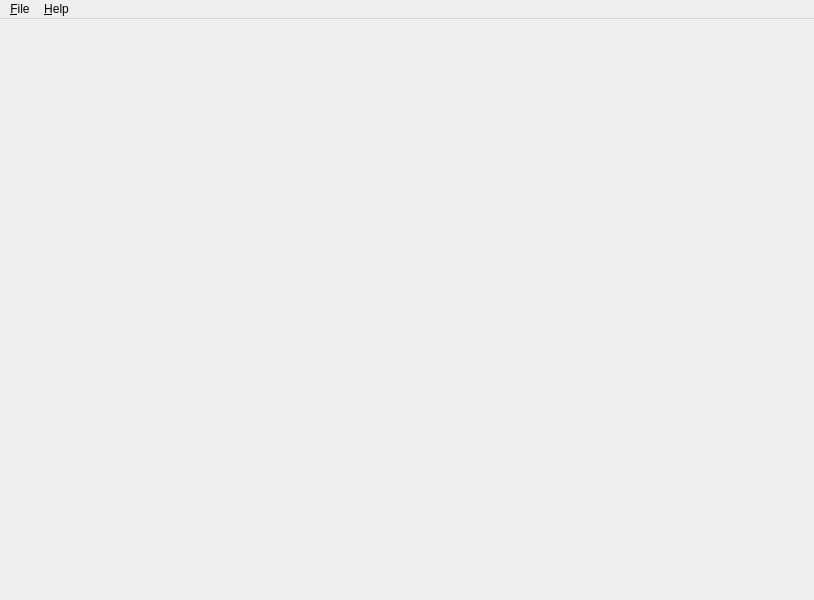
<?xml version="1.0" encoding="UTF-8"?>
<ui version="4.0">
 <class>yaeMainWindow</class>
 <widget class="QMainWindow" name="yaeMainWindow">
  <property name="geometry">
   <rect>
    <x>0</x>
    <y>0</y>
    <width>814</width>
    <height>600</height>
   </rect>
  </property>
  <property name="windowTitle">
   <string>Aeyae Remux</string>
  </property>
  <property name="windowIcon">
   <iconset resource="aeyaeremux.qrc">
    <normaloff>:/images/aeyae-remux-logo.png</normaloff>:/images/aeyae-remux-logo.png</iconset>
  </property>
  <widget class="QWidget" name="centralwidget">
   <layout class="QVBoxLayout" name="verticalLayout_2">
    <property name="spacing">
     <number>0</number>
    </property>
    <property name="margin">
     <number>0</number>
    </property>
    <item>
     <widget class="QWidget" name="canvasContainer_" native="true">
      <property name="sizePolicy">
       <sizepolicy hsizetype="Expanding" vsizetype="Expanding">
        <horstretch>0</horstretch>
        <verstretch>0</verstretch>
       </sizepolicy>
      </property>
     </widget>
    </item>
   </layout>
  </widget>
  <widget class="QMenuBar" name="menubar">
   <property name="geometry">
    <rect>
     <x>0</x>
     <y>0</y>
     <width>814</width>
     <height>22</height>
    </rect>
   </property>
   <widget class="QMenu" name="menuFile">
    <property name="title">
     <string>&amp;File</string>
    </property>
    <addaction name="actionOpen"/>
    <addaction name="actionSave"/>
    <addaction name="actionSaveAs"/>
    <addaction name="separator"/>
    <addaction name="actionImport"/>
    <addaction name="actionExport"/>
    <addaction name="separator"/>
    <addaction name="actionExit"/>
   </widget>
   <widget class="QMenu" name="menuHelp">
    <property name="title">
     <string>&amp;Help</string>
    </property>
    <addaction name="actionAbout"/>
   </widget>
   <addaction name="menuFile"/>
   <addaction name="menuHelp"/>
  </widget>
  <action name="actionOpen">
   <property name="text">
    <string>&amp;Open</string>
   </property>
   <property name="shortcut">
    <string>Ctrl+O</string>
   </property>
   <property name="shortcutContext">
    <enum>Qt::ApplicationShortcut</enum>
   </property>
  </action>
  <action name="actionSave">
   <property name="text">
    <string>&amp;Save</string>
   </property>
   <property name="shortcut">
    <string>Ctrl+S</string>
   </property>
   <property name="shortcutContext">
    <enum>Qt::ApplicationShortcut</enum>
   </property>
  </action>
  <action name="actionSaveAs">
   <property name="text">
    <string>Save &amp;As</string>
   </property>
   <property name="shortcutContext">
    <enum>Qt::ApplicationShortcut</enum>
   </property>
  </action>
  <action name="actionImport">
   <property name="text">
    <string>&amp;Import</string>
   </property>
   <property name="shortcut">
    <string>Ctrl+Shift+=</string>
   </property>
   <property name="shortcutContext">
    <enum>Qt::ApplicationShortcut</enum>
   </property>
  </action>
  <action name="actionExport">
   <property name="text">
    <string>&amp;Export</string>
   </property>
  </action>
  <action name="actionExit">
   <property name="text">
    <string>&amp;Quit</string>
   </property>
   <property name="shortcut">
    <string>Ctrl+Q</string>
   </property>
   <property name="shortcutContext">
    <enum>Qt::ApplicationShortcut</enum>
   </property>
  </action>
  <action name="actionFullScreen">
   <property name="checkable">
    <bool>true</bool>
   </property>
   <property name="text">
    <string>&amp;Full Screen</string>
   </property>
   <property name="shortcutContext">
    <enum>Qt::ApplicationShortcut</enum>
   </property>
  </action>
  <action name="actionAbout">
   <property name="text">
    <string>About</string>
   </property>
  </action>
 </widget>
 <resources>
  <include location="aeyaeremux.qrc"/>
 </resources>
 <connections/>
</ui>
